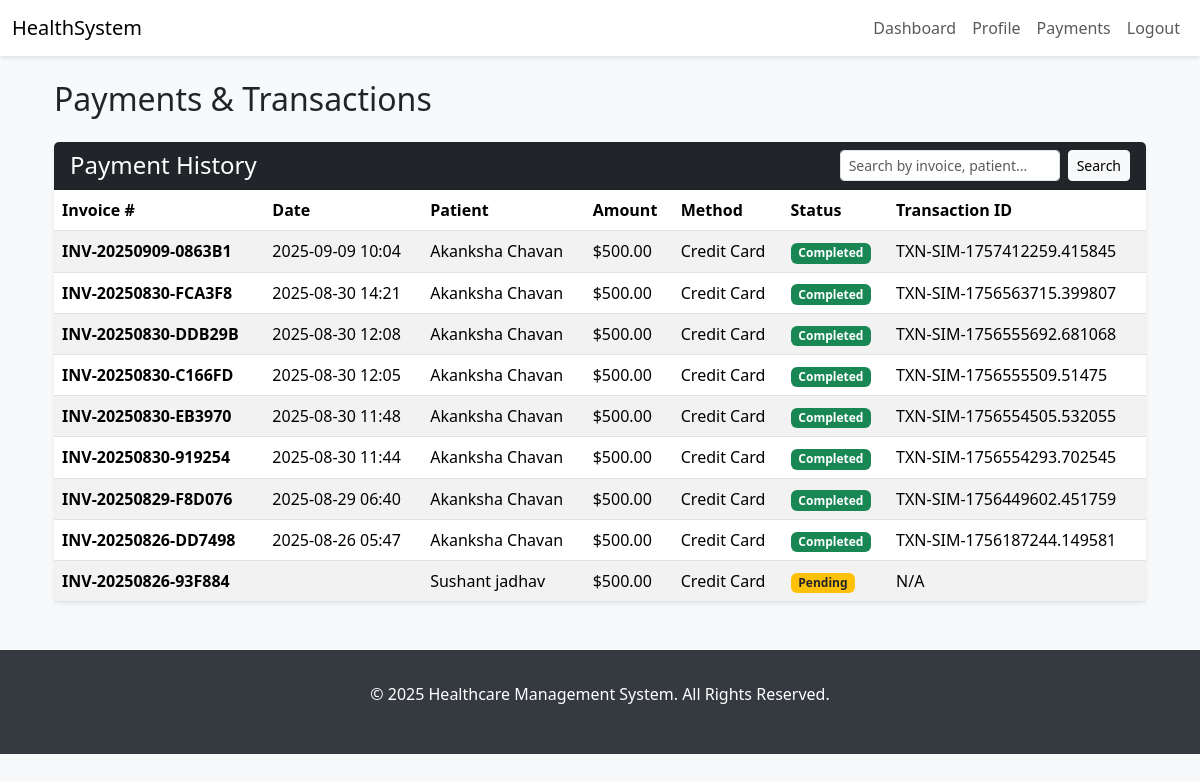
Page /payments/ (signed in) on the committed database.
### core/models.py (models this page shows, shortened)
class Payment(models.Model):
    PAYMENT_METHOD_CHOICES = [
        ('credit_card', 'Credit Card'),
        ('debit_card', 'Debit Card'),
        ('net_banking', 'Net Banking'),
        ('upi', 'UPI'),
        ('wallet', 'Wallet'),
    ]
    PAYMENT_STATUS_CHOICES = [
        ('pending', 'Pending'),
        ('completed', 'Completed'),
        ('failed', 'Failed'),
        ('refunded', 'Refunded'),
        ('partially_refunded', 'Partially Refunded'),
    ]
    appointment = models.OneToOneField(Appointment, on_delete=models.SET_NULL, null=True, blank=True, related_name='payment')
    patient = models.ForeignKey(Patient, on_delete=models.SET_NULL, null=True, related_name='payments')
    amount = models.DecimalField(max_digits=10, decimal_places=2)
    payment_method = models.CharField(max_length=20, choices=PAYMENT_METHOD_CHOICES)
    payment_status = models.CharField(max_length=20, choices=PAYMENT_STATUS_CHOICES, default='pending')
    transaction_id = models.CharField(max_length=100, unique=True, blank=True, null=True)
    payment_date = models.DateTimeField(blank=True, null=True)
    invoice_number = models.CharField(max_length=50, unique=True, blank=True)
    tax_amount = models.DecimalField(max_digits=10, decimal_places=2, default=0.00)
    discount_amount = models.DecimalField(max_digits=10, decimal_places=2, default=0.00)
    payment_gateway_response = models.JSONField(blank=True, null=True)
    created_at = models.DateTimeField(auto_now_add=True)
    updated_at = models.DateTimeField(auto_now=True)
    class Meta:
        verbose_name = "Payment"
        verbose_name_plural = "Payments"
        ordering = ['-payment_date']

class Patient(models.Model):
    BLOOD_GROUP_CHOICES = [
        ('A+', 'A+'), ('A-', 'A-'),
        ('B+', 'B+'), ('B-', 'B-'),
        ('AB+', 'AB+'), ('AB-', 'AB-'),
        ('O+', 'O+'), ('O-', 'O-'),
    ]
    user = models.OneToOneField(settings.AUTH_USER_MODEL, on_delete=models.CASCADE, limit_choices_to={'role': 'patient'})
    blood_group = models.CharField(max_length=3, choices=BLOOD_GROUP_CHOICES, blank=True, null=True)
    height = models.DecimalField(max_digits=5, decimal_places=2, blank=True, null=True, help_text="Height in cm")
    weight = models.DecimalField(max_digits=5, decimal_places=2, blank=True, null=True, help_text="Weight in kg")
    allergies = models.TextField(blank=True, null=True)
    chronic_conditions = models.TextField(blank=True, null=True)
    emergency_contact_name = models.CharField(max_length=100, blank=True, null=True)
    emergency_contact_phone = models.CharField(max_length=15, blank=True, null=True)
    emergency_contact_relation = models.CharField(max_length=50, blank=True, null=True)
    class Meta:
        verbose_name = "Patient"
        verbose_name_plural = "Patients"

class User(AbstractUser):
    ROLE_CHOICES = [
        ('patient', 'Patient'),
        ('doctor', 'Doctor'),
        ('admin', 'Admin'),
    ]
    role = models.CharField(max_length=10, choices=ROLE_CHOICES, default='patient')
    phone = models.CharField(
        max_length=15,
        blank=True,
        null=True,
        validators=[RegexValidator(r'^\+?1?\d{9,15}$', 'Enter a valid phone number.')]
    )
    is_verified = models.BooleanField(default=False)

### core/views.py (the view)
# urls.py: path('payments/', views.payment_list, name='payment_list'),
@login_required
@user_passes_test(lambda u: is_doctor(u) or is_admin(u))
def payment_list(request):
    user = request.user
    payments = Payment.objects.select_related('patient__user', 'appointment__doctor__user').all()
    if is_doctor(user):
        payments = payments.filter(appointment__doctor__user=user)
    query = request.GET.get('q')
    if query:
        payments = payments.filter(
            Q(invoice_number__icontains=query) |
            Q(patient__user__username__icontains=query) |
            Q(transaction_id__icontains=query)
        ).distinct()
    paginator = Paginator(payments, 15) # Show 15 payments per page
    page_number = request.GET.get('page')
    page_obj = paginator.get_page(page_number)
    context = {
        'page_obj': page_obj,
        'search_query': query or '',
    }
    return render(request, 'payment_list.html', context)

### core/views.py (called while the page is built)
def is_doctor(user): return user.is_authenticated and user.role == 'doctor'

### templates/payment_list.html (shortened to what this page needs)
{% extends 'base.html' %}
{% block content %}
<div class="container-fluid">
    <div class="d-flex justify-content-between align-items-center mb-4">
        <h2 class="mb-0">Payments & Transactions</h2>
    </div>
    <div class="card shadow-sm">
        <div class="card-header bg-dark text-white d-flex justify-content-between align-items-center">
            <h4 class="mb-0">Payment History</h4>
            <form method="get" class="d-flex">
                <input type="text" name="q" class="form-control form-control-sm me-2" placeholder="Search by invoice, patient..." value="{{ search_query }}">
                <button type="submit" class="btn btn-sm btn-light">Search</button>
            </form>
        </div>
        <div class="card-body p-0">
            <div class="table-responsive">
                <table class="table table-striped table-hover mb-0">
                    <thead>
                        <tr>
                            <th>Invoice #</th>
                            <th>Date</th>
                            <th>Patient</th>
                            <th>Amount</th>
                            <th>Method</th>
                            <th>Status</th>
                            <th>Transaction ID</th>
                        </tr>
                    </thead>
                    <tbody>
                        {% for payment in page_obj %}
                        <tr>
                            <td><strong>{{ payment.invoice_number }}</strong></td>
                            <td>{{ payment.payment_date|date:"Y-m-d H:i" }}</td>
                            <td>{{ payment.patient.user.get_full_name }}</td>
                            <td>${{ payment.amount|floatformat:2 }}</td>
                            <td>{{ payment.get_payment_method_display }}</td>
                            <td>
                                {% if payment.payment_status == 'completed' %}
                                    <span class="badge bg-success">{{ payment.get_payment_status_display }}</span>
                                {% elif payment.payment_status == 'pending' %}
                                    <span class="badge bg-warning text-dark">{{ payment.get_payment_status_display }}</span>
                                {% elif payment.payment_status == 'failed' %}
                                     <span class="badge bg-danger">{{ payment.get_payment_status_display }}</span>
                                {% else %}
                                    <span class="badge bg-secondary">{{ payment.get_payment_status_display }}</span>
                                {% endif %}
                            </td>
                            <td>{{ payment.transaction_id|default:"N/A" }}</td>
                        </tr>
                        {% empty %}
                        <tr>
                            <td colspan="8" class="text-center p-4">No payments found.</td>
                        </tr>
                        {% endfor %}
                    </tbody>
                </table>
            </div>
        </div>
    </div>
</div>
{% endblock %}

### templates/base.html (style rules this page uses)
body { background-color: #f8f9fa; }
.card { box-shadow: 0 2px 8px rgba(0,0,0,.1); border: none; }

### rows in the picture
Payment: invoice_number "INV-20250909-0863B1", payment_date "2025-09-09 10:04", patient.user.get_full_name "Akanksha Chavan", amount "500.00", payment_method "Credit Card", payment_status "Completed", transaction_id "TXN-SIM-1757412259.415845"
Payment: invoice_number "INV-20250830-FCA3F8", payment_date "2025-08-30 14:21", patient.user.get_full_name "Akanksha Chavan", amount "500.00", payment_method "Credit Card", payment_status "Completed", transaction_id "TXN-SIM-1756563715.399807"
Payment: invoice_number "INV-20250830-DDB29B", payment_date "2025-08-30 12:08", patient.user.get_full_name "Akanksha Chavan", amount "500.00", payment_method "Credit Card", payment_status "Completed", transaction_id "TXN-SIM-1756555692.681068"
Payment: invoice_number "INV-20250830-C166FD", payment_date "2025-08-30 12:05", patient.user.get_full_name "Akanksha Chavan", amount "500.00", payment_method "Credit Card", payment_status "Completed", transaction_id "TXN-SIM-1756555509.51475"
Payment: invoice_number "INV-20250830-EB3970", payment_date "2025-08-30 11:48", patient.user.get_full_name "Akanksha Chavan", amount "500.00", payment_method "Credit Card", payment_status "Completed", transaction_id "TXN-SIM-1756554505.532055"
Payment: invoice_number "INV-20250830-919254", payment_date "2025-08-30 11:44", patient.user.get_full_name "Akanksha Chavan", amount "500.00", payment_method "Credit Card", payment_status "Completed", transaction_id "TXN-SIM-1756554293.702545"
Payment: invoice_number "INV-20250829-F8D076", payment_date "2025-08-29 06:40", patient.user.get_full_name "Akanksha Chavan", amount "500.00", payment_method "Credit Card", payment_status "Completed", transaction_id "TXN-SIM-1756449602.451759"
Payment: invoice_number "INV-20250826-DD7498", payment_date "2025-08-26 05:47", patient.user.get_full_name "Akanksha Chavan", amount "500.00", payment_method "Credit Card", payment_status "Completed", transaction_id "TXN-SIM-1756187244.149581"
Payment: invoice_number "INV-20250826-93F884", patient.user.get_full_name "Sushant jadhav", amount "500.00", payment_method "Credit Card", payment_status "Pending", transaction_id "N/A"
